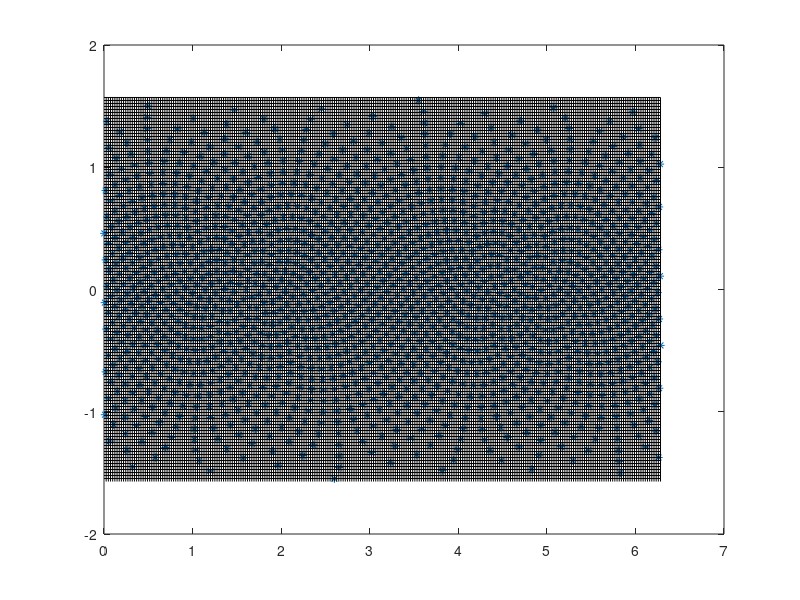

The MATLAB source for this figure:
% Generate approximately evenly distributed points on sphere using
% Golden Section spiral algorithm 
%    http://www.softimageblog.com/archives/115
%
% customized for the pe2lyr model, which has 2 levels in
% the vertical (and is global in lat/lon).

%% DART software - Copyright UCAR. This open source software is provided
% by UCAR, "as is", without charge, subject to all terms of use at
% http://www.image.ucar.edu/DAReS/DART/DART_download
%
% DART $Id: even_sphere_pe2lyr.m 10990 2017-02-02 23:39:18Z thoar@ucar.edu $


close all; clear;

% Generate obs_sequence input for this problem
% level 1 and 2

% For diagnostic test need a null data value and a null qc value
diagnostic_test = false;

% Input is in level number
levels = [1 2]

% Date information is overwritten by create_fixed_network_sequence
year = 2008;
month = 10;
day = 1;
hour = 0;

% Number of roughly evenly distributed points in horizontal
n = 1600;
x(1:n) = 0;
y(1:n) = 0;
z(1:n) = 0;

% Total number of observations at single time is levels*n*3
num_obs = size(levels, 2) * n * 3;
 
inc = pi * (3 - sqrt(5));
off = 2 / n;
for k = 1:n
   y(k) = (k-1) * off - 1 + (off / 2);
   r = sqrt(1 - y(k)*y(k));
   phi = (k-1) * inc; 
   x(k) = cos(phi) * r;
   z(k) = sin(phi) * r;
end 

% Now convert to latitude and longitude
for k = 1:n
   lon(k) = atan2(y(k), x(k)) + pi;
   lat(k) = asin(z(k));
   % Input is in degrees of lat and longitude
   dlon(k) = rad2deg(lon(k));
   dlat(k) = rad2deg(lat(k));
end

% Need to generate output for driving create_obs_sequence
fid = fopen('even_create_input', 'w');

% Output the total number of observations
fprintf(fid, '%6i\n', num_obs);
% 0 copies of data
if(diagnostic_test) 
   fprintf(fid, '%2i\n', 1);
else
   fprintf(fid, '%2i\n', 0);
end

% 0 QC fields
if(diagnostic_test) 
   fprintf(fid, '%2i\n', 1);
else
   fprintf(fid, '%2i\n', 0);
end

% Metadata for data copy
if(diagnostic_test)
   fprintf(fid, '"observations"\n');
end
% Metadata for qc
if(diagnostic_test)
   fprintf(fid, '"Quality Control"\n');
end


% Loop to create each observation
for hloc = 1:n
   for vloc = 1:size(levels, 2)
      for field = 1:3
         % 0 indicates that there is another observation; 
         fprintf(fid, '%2i\n', 0);
         % Specify obs kind by string
         if(field == 1)
            fprintf(fid, 'U_WIND_COMPONENT\n');
         elseif(field == 2)
            fprintf(fid, 'V_WIND_COMPONENT\n');
         elseif(field == 3)
            fprintf(fid, 'GEOPOTENTIAL_HEIGHT\n');
         end
         % Select level as the vertical coordinate
         fprintf(fid, '%2i\n', 1);
         % The level number
         fprintf(fid, '%2i\n', levels(vloc));
         % Lon and lat in degrees next
         fprintf(fid, '%6.2f\n', dlon(hloc));
         fprintf(fid, '%6.2f\n', dlat(hloc));
         % Now the date and time
         fprintf(fid, '%5i %3i %3i %3i %2i %2i \n', year, month, day, hour, 0, 0);
         % Finally, the error variance, 1 for temperature, 4 for winds
         if(field == 1)
            fprintf(fid, '%2i\n', 1);
         else
            fprintf(fid, '%2i\n', 4);
         end
     
         % Need value and qc for testing
         if(diagnostic_test)
            fprintf(fid, '%2i\n', 1);
            fprintf(fid, '%2i\n', 0);
         end
      end   
   end
end

% File name
fprintf(fid, 'set_def.out\n');

% Done with output, close file
fclose(fid);



% Some plotting to visualize this observation set
plot(lon, lat, '*');
hold on

% Plot an approximate CAM T85 grid for comparison
% 256x128 points on A-grid
% Plot latitude lines first
del_lat = pi / 128;
for i = 1:128
   glat = del_lat * i - pi/2;
   a = [0 2*pi];
   b = [glat glat];
   plot(a, b, 'k');
end

del_lon = 2*pi / 256;
for i = 1:256
   glon = del_lon*i;
   a = [glon glon];
   b = [-pi/2,  pi/2];
   plot(a, b, 'k');
end

% <next few lines under version control, do not edit>
% $URL: https://svn-dares-dart.cgd.ucar.edu/DART/releases/Manhattan/observations/obs_converters/even_sphere/even_sphere_pe2lyr.m $
% $Revision: 10990 $
% $Date: 2017-02-02 16:39:18 -0700 (Thu, 02 Feb 2017) $
